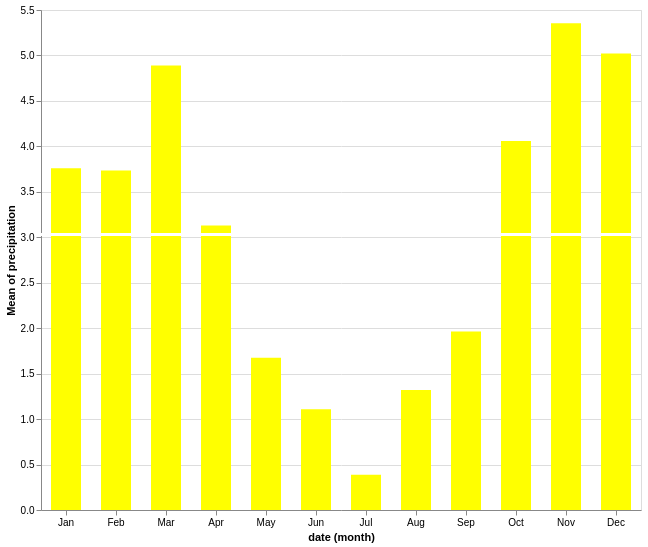

Notebook source saved alongside this figure:
### Code cell
#### CUSTOMISATIONS ####

import altair as alt
from vega_datasets import data

# Enable dark theme
alt.themes.enable('dark') #changed theme

#### THE DATA ####
source2 = data.seattle_weather()

#### BASIC PLOT ####
brush = alt.selection_interval(encodings=['x'])

bars = alt.Chart(source2).mark_bar(color='yellow', size=30).encode(  # Wider bars
    x='month(date):O',
    y='mean(precipitation):Q',
    opacity=alt.condition(brush, alt.value(1), alt.value(0.1)) #stronger contrast when bars are highlighted and when they are not
).add_params(
    brush
)

# More custom options for highlighted background rectangle - if you do so then add the highlight object to alt.layer below
#highlight = alt.Chart(source2).mark_rect(opacity=0.2, color='white').encode(
    #x='month(date):O'
#).transform_filter(
    #brush
#)

line = alt.Chart(source2).mark_rule(color='white').encode(  # White avg line
    y='mean(precipitation):Q',
    size=alt.SizeValue(3)
).transform_filter(
    brush
)

alt.layer(bars, line).properties(width=600, height=500) # increased plot size

### Figure 1 — Vega-Lite specification as saved in the notebook (floating-point values rounded to 4 significant figures; data arrays with more than 128 entries replaced by an {"elided": "..."} marker saying what was removed)
{"usermeta": {"embedOptions": {"theme": "dark"}}, "config": {"view": {"continuousWidth": 300, "continuousHeight": 300}}, "layer": [{"mark": {"type": "bar", "color": "yellow", "size": 30}, "encoding": {"opacity": {"condition": {"param": "param_6", "value": 1}, "value": 0.1}, "x": {"field": "date", "timeUnit": "month", "type": "ordinal"}, "y": {"aggregate": "mean", "field": "precipitation", "type": "quantitative"}}, "name": "view_4"}, {"mark": {"type": "rule", "color": "white"}, "encoding": {"size": {"value": 3}, "y": {"aggregate": "mean", "field": "precipitation", "type": "quantitative"}}, "transform": [{"filter": {"param": "param_6"}}]}], "data": {"name": "data-6881b3c76720a51ecae2e2fb5659aff4"}, "height": 500, "params": [{"name": "param_6", "select": {"type": "interval", "encodings": ["x"]}, "views": ["view_4"]}], "width": 600, "$schema": "https://vega.github.io/schema/vega-lite/v5.20.1.json", "datasets": {"data-6881b3c76720a51ecae2e2fb5659aff4": {"elided": "1461 records"}}}
